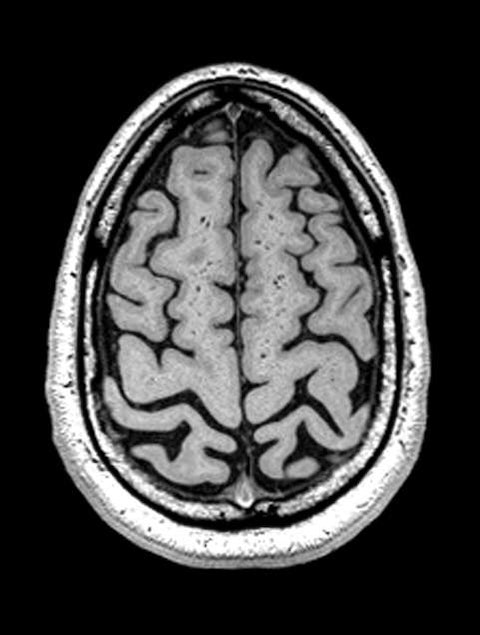
#> input picture Dataset/20.png, 480 x 635 px
$ python -i Watershed.py   (imports and definitions only)
#> lines starting #> are read from the running program, lines starting #| are printed output that depends on the picture; after the words box and inside, x2 and y2 are one past the last pixel; in counts of white or black regions, pixels touching at a corner belong together
#> further down, picture is the input picture: shape (635, 480, 3); min 0, max 255, mean 65.9
### Preprocessing.py
import cv2
import numpy as np

# [31 lines left out: functions filter_image, skull_stripping, not called in this run]


def findBrainContour(src, segmented_image):

    brain = src.copy()
    result = segmented_image.copy()

    # Extract all the external point top/bottom approach and fill the columns of pixels of white
    for x in range(0, brain.shape[1]):

        if np.all(brain[:, x] == 0):
            continue

        non_zero = cv2.findNonZero(brain[:, x])

        y_top = non_zero[0][0][1]
        y_bottom = non_zero[-1][0][1]

        brain[y_top-5:y_bottom+5, x] = (255, 255, 255)

    # Extract all the external point left/right approach and fill the columns of pixels of white
    for y in range(0, brain.shape[0]):

        if np.all(brain[y, :] == 0):
            continue

        non_zero = cv2.findNonZero(brain[y, :])

        x_left = non_zero[0][0][1]
        x_right = non_zero[-1][0][1]

        brain[y, x_left-5:x_right+5] = (255, 255, 255)

    # Create and apply mask
    gray = cv2.cvtColor(brain, cv2.COLOR_BGR2GRAY)
    contours, _ = cv2.findContours(gray, cv2.RETR_EXTERNAL, cv2.CHAIN_APPROX_SIMPLE)

    mask = np.zeros(brain.shape, dtype=np.uint8)
    mask = cv2.cvtColor(mask, cv2.COLOR_BGR2GRAY)

    cv2.drawContours(mask, contours, -1, (255, 255, 255), cv2.FILLED)

    result[mask == False] = (0, 0, 0)

    return result

### Watershed.py
import cv2
import numpy as np
import Preprocessing


def watershed(image):
    grey_image = cv2.cvtColor(image, cv2.COLOR_BGR2GRAY)

    ret,threshold = cv2.threshold(grey_image,0,255,cv2.THRESH_BINARY+cv2.THRESH_OTSU)
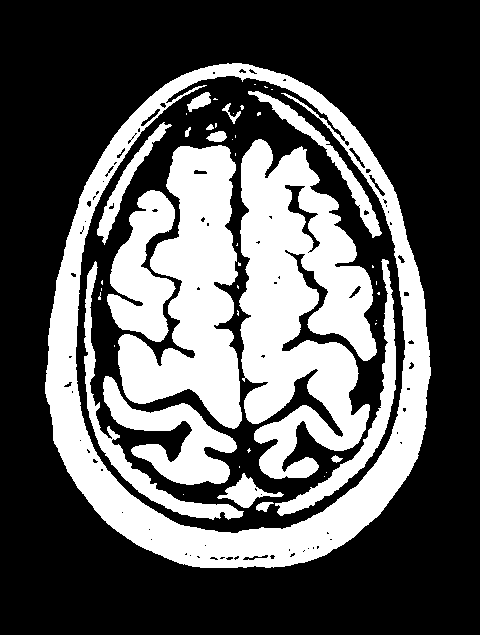
#> threshold: shape (635, 480); 35% white; 47 white regions (30 under 20 px), largest, box (x1, y1, x2, y2) and area: (45, 63, 431, 568) 34178, (239, 139, 377, 479) 29451, (118, 145, 242, 429) 18913
#> ret = 90

    kernel = np.ones((3,3),np.uint8)
    opening = cv2.morphologyEx(threshold, cv2.MORPH_OPEN,kernel, iterations =2)
#> opening: shape (635, 480); 34.1% white; 19 white regions, largest, box (x1, y1, x2, y2) and area: (45, 63, 431, 568) 32821, (240, 140, 376, 479) 29365, (118, 146, 242, 428) 18866

    sure_bg = cv2.dilate(opening, kernel, iterations=3)
#> sure_bg: shape (635, 480); 45% white; 3 white regions, box (x1, y1, x2, y2) and area: (42, 60, 434, 571) 136427, (185, 90, 213, 112) 495, (379, 257, 393, 287) 372

    dist = cv2.distanceTransform(opening, cv2.DIST_L2,5)
    ret, sure_fg = cv2.threshold(dist, 0.15*dist.max(),255,0)  # play around with these boundaries to get different segments
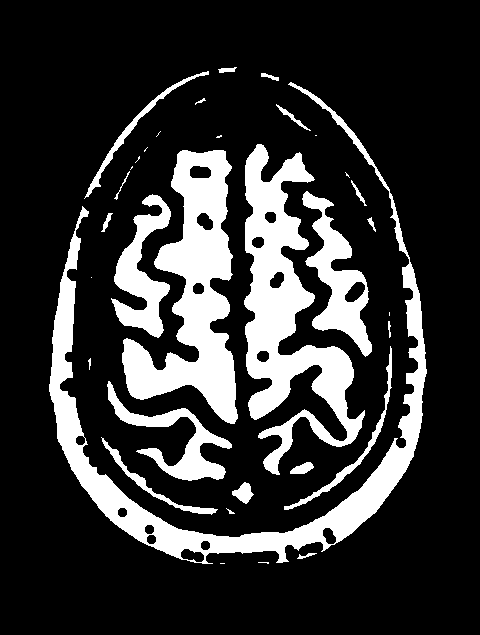
#> sure_fg: shape (635, 480) float32; 20% white; 34 white regions (11 under 20 px), largest, box (x1, y1, x2, y2) and area: (49, 82, 427, 564) 16927, (244, 144, 365, 475) 15107, (122, 150, 238, 424) 14155
#> ret = 4.5
    sure_fg = np.uint8(sure_fg)

    grey = cv2.subtract(sure_bg, sure_fg)
#> grey: shape (635, 480); 25% white; 17 white regions, largest, box (x1, y1, x2, y2) and area: (42, 60, 434, 571) 73533, (185, 90, 213, 112) 470, (379, 257, 393, 287) 372

    ret,markers = cv2.connectedComponents(sure_fg)
#> markers: shape (635, 480) int32; 35 distinct labels, from 0 to 34
#> ret = 35
    markers = markers+1
#> markers: shape (635, 480) int32; 35 distinct labels, from 1 to 35
    markers[grey==255]=0
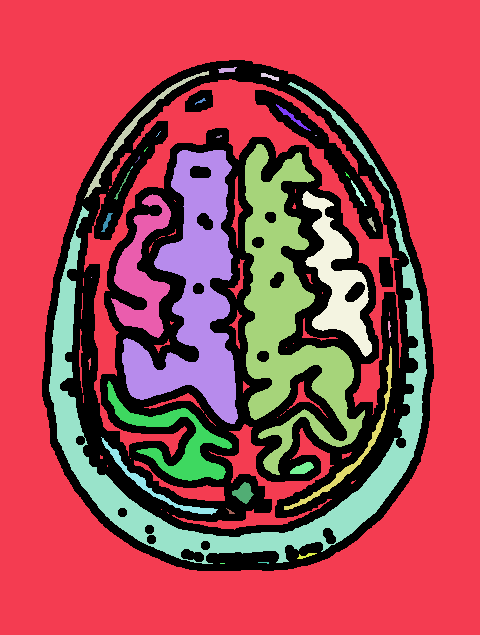
#> markers: shape (635, 480) int32; 36 distinct labels, from 0 to 35; one colour per label, 0 black

    white = image.copy()
    markers = cv2.watershed(white,markers)
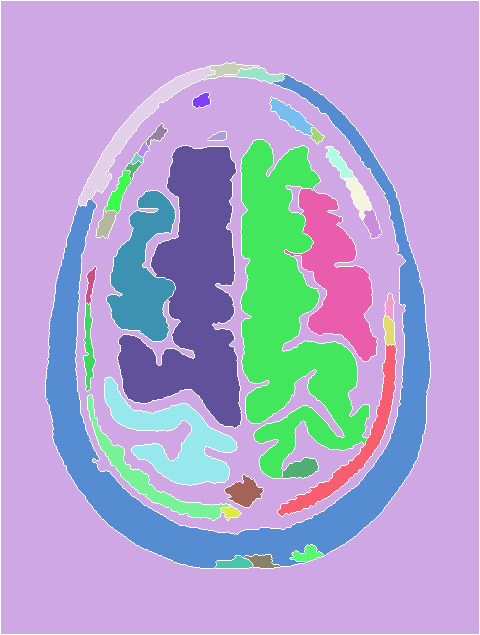
#> markers: shape (635, 480) int32; 36 distinct labels, from -1 to 35; one colour per label, 0 black, -1 white
    white[markers>1] = [255, 128, 0]

    fluid = np.zeros_like(image)
    fluid[markers==1]= [153, 104, 255]
    fluid = Preprocessing.findBrainContour(image,fluid)
#> in findBrainContour, `result = segmented_image.copy()`:
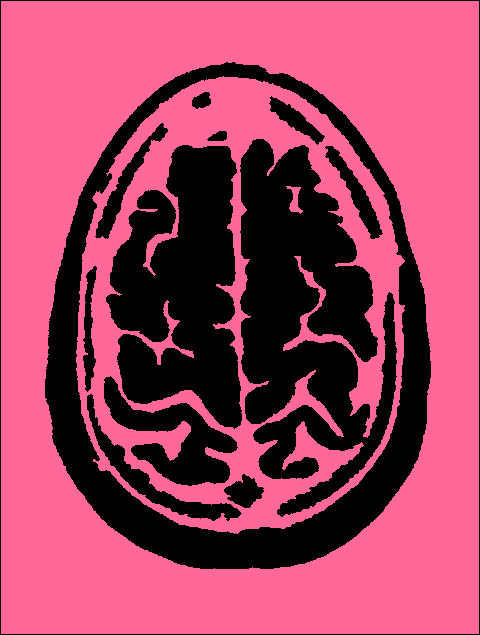
#> result: shape (635, 480, 3); mean of channels 0, 1, 2 97.5, 66.3, 162.5; drawn as B, G, R
#> the loop in findBrainContour, `for x in range(0, brain.shape[1]): ` made 480 passes
#> (y_top, y_bottom) on passes 41 to 43: (328, 415), (328, 415), (330, 415)
#> after the loop in findBrainContour, `for x in range(0, brain.shape[1]):`: brain: shape (635, 480, 3); 54.7% white; 1 black region, box (x1, y1, x2, y2) and area: (0, 0, 480, 635) 138097
#> the loop in findBrainContour, `for y in range(0, brain.shape[0]): ` made 635 passes
#> (x_left, x_right) on passes 52 to 54: (216, 254), (208, 254), (208, 255)
#> after the loop in findBrainContour, `for y in range(0, brain.shape[0]):`:
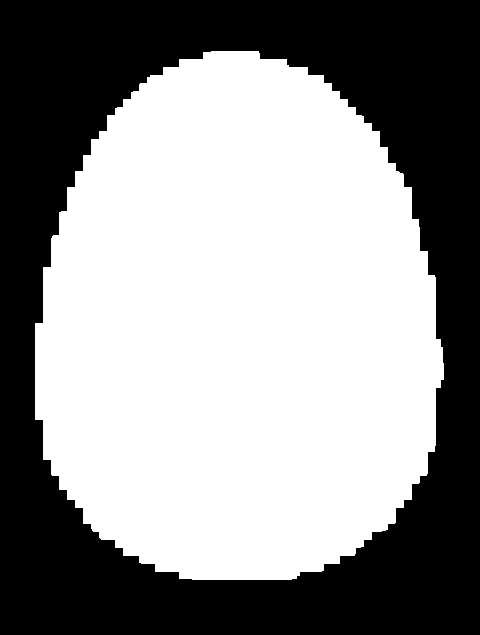
#> brain: shape (635, 480, 3); 56.5% white; 1 black region, box (x1, y1, x2, y2) and area: (0, 0, 480, 635) 132637
#> in findBrainContour, `gray = cv2.cvtColor(brain, cv2.COLOR_BGR2GRAY)`: gray: shape (635, 480); 56.5% white; 1 black region
#> in findBrainContour, `contours, _ = cv2.findContours(gray, cv2.RETR_EXTERNAL, cv2.CHAIN_APPR..`: contours = 1 contour; box (x1, y1, x2, y2) and area: (35, 51, 444, 580) 171275
#> in findBrainContour, `result[mask == False] = (0, 0, 0)`:
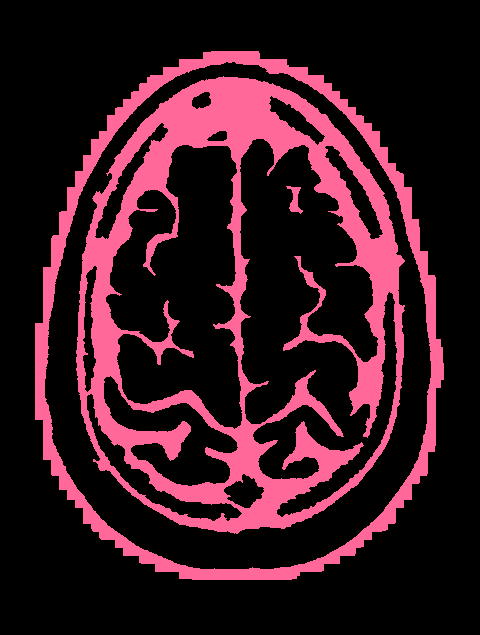
#> result: shape (635, 480, 3); mean of channels 0, 1, 2 32, 21.8, 53.4; drawn as B, G, R

    return grey, white, fluid

>>> import cv2
>>> picture = cv2.imread('Dataset/20.png')
>>> result = watershed(picture)

$ run again, on Dataset/23.png
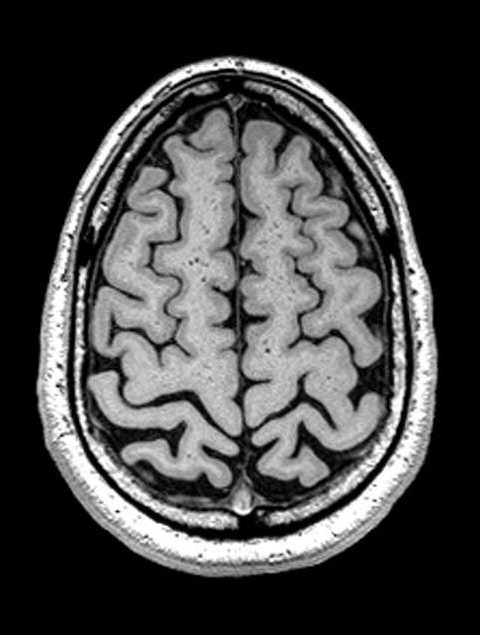
#> input picture Dataset/23.png, 480 x 635 px
#> picture is the input picture: shape (635, 480, 3); min 0, max 255, mean 69.8
#> threshold: shape (635, 480); 37.8% white; 54 white regions (31 under 20 px), largest, box (x1, y1, x2, y2) and area: (238, 121, 386, 487) 33277, (37, 57, 437, 577) 32985, (89, 109, 243, 436) 29314
#> in watershed, `ret,threshold = cv2.threshold(grey_image,0,255,cv2.THRESH_BINARY+cv2.T..`: ret = 89
#> opening: shape (635, 480); 36.9% white; 19 white regions, largest, box (x1, y1, x2, y2) and area: (240, 121, 385, 486) 33186, (37, 57, 437, 576) 31683, (90, 110, 242, 436) 29226
#> sure_bg: shape (635, 480); 48.4% white; 3 white regions, box (x1, y1, x2, y2) and area: (34, 54, 440, 579) 146876, (190, 81, 215, 98) 380, (199, 495, 211, 507) 143
#> in watershed, `ret, sure_fg = cv2.threshold(dist, 0.15*dist.max(),255,0)`: ret = 4.02
#> grey: shape (635, 480); 24.8% white; 17 white regions, largest, box (x1, y1, x2, y2) and area: (34, 54, 440, 579) 72757, (282, 180, 321, 254) 1068, (190, 81, 215, 98) 362
#> in watershed, `ret,markers = cv2.connectedComponents(sure_fg)`: ret = 45
#> the loop in findBrainContour, `for x in range(0, brain.shape[1]): ` made 480 passes
#> (y_top, y_bottom) on passes 33 to 35: (328, 423), (328, 423), (332, 423)
#> the loop in findBrainContour, `for y in range(0, brain.shape[0]): ` made 635 passes
#> (x_left, x_right) on passes 44 to 46: (216, 247), (216, 247), (216, 247)
#> after the loop in findBrainContour, `for y in range(0, brain.shape[0]):`:
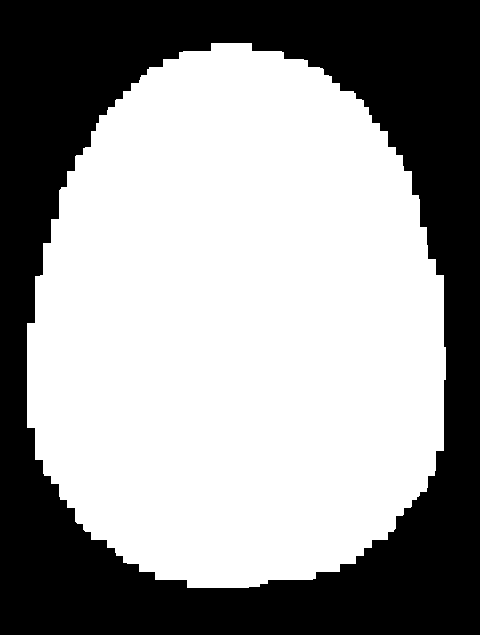
#> brain: shape (635, 480, 3); 59.8% white; 1 black region, box (x1, y1, x2, y2) and area: (0, 0, 480, 635) 122644
#> gray: shape (635, 480); 59.8% white; 1 black region
#> contours = 1 contour; box (x1, y1, x2, y2) and area: (27, 43, 446, 588) 181246
#> in findBrainContour, `result[mask == False] = (0, 0, 0)`:
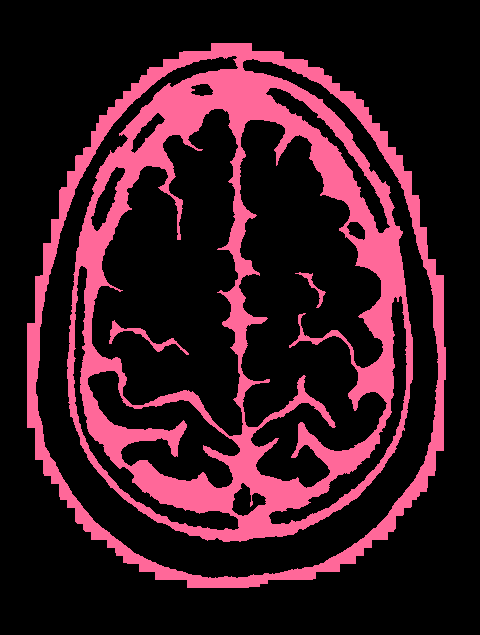
#> result: shape (635, 480, 3); mean of channels 0, 1, 2 32.3, 22, 53.8; drawn as B, G, R
